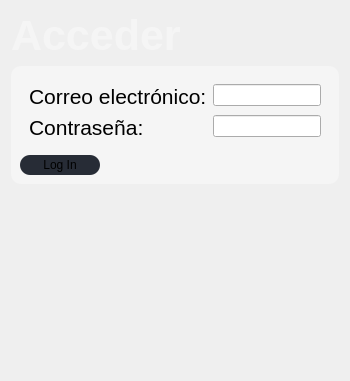
                  <widget class="QWidget" name="page_login">
                   <layout class="QVBoxLayout" name="verticalLayout_10">
                    <item>
                     <widget class="QLabel" name="label_7">
                      <property name="maximumSize">
                       <size>
                        <width>16777215</width>
                        <height>50</height>
                       </size>
                      </property>
                      <property name="font">
                       <font>
                        <family>Segoe UI</family>
                        <pointsize>32</pointsize>
                       </font>
                      </property>
                      <property name="styleSheet">
                       <string notr="true">color: rgb(245,245,245);</string>
                      </property>
                      <property name="text">
                       <string>&lt;html&gt;&lt;head/&gt;&lt;body&gt;&lt;p&gt;&lt;span style=&quot; font-weight:600;&quot;&gt;Acceder&lt;/span&gt;&lt;/p&gt;&lt;/body&gt;&lt;/html&gt;</string>
                      </property>
                      <property name="alignment">
                       <set>Qt::AlignLeading|Qt::AlignLeft|Qt::AlignVCenter</set>
                      </property>
                     </widget>
                    </item>
                    <item>
                     <widget class="QFrame" name="frame_4">
                      <property name="styleSheet">
                       <string notr="true">QFrame {
	background-color: rgb(245,245,245);
	color: rgb(220, 220, 220);
	border-radius: 10px;
}</string>
                      </property>
                      <property name="frameShape">
                       <enum>QFrame::StyledPanel</enum>
                      </property>
                      <property name="frameShadow">
                       <enum>QFrame::Raised</enum>
                      </property>
                      <layout class="QFormLayout" name="formLayout_4">
                       <item row="0" column="0">
                        <widget class="QFrame" name="frame_2">
                         <property name="frameShape">
                          <enum>QFrame::StyledPanel</enum>
                         </property>
                         <property name="frameShadow">
                          <enum>QFrame::Raised</enum>
                         </property>
                         <layout class="QFormLayout" name="formLayout_3">
                          <item row="0" column="0">
                           <widget class="QLabel" name="loginMailLabel">
                            <property name="minimumSize">
                             <size>
                              <width>150</width>
                              <height>0</height>
                             </size>
                            </property>
                            <property name="font">
                             <font>
                              <pointsize>16</pointsize>
                             </font>
                            </property>
                            <property name="styleSheet">
                             <string notr="true">color:rgb(0,0,0);</string>
                            </property>
                            <property name="text">
                             <string>Correo electrónico:</string>
                            </property>
                           </widget>
                          </item>
                          <item row="0" column="1">
                           <widget class="QLineEdit" name="loginMailLineEdit">
                            <property name="maximumSize">
                             <size>
                              <width>130</width>
                              <height>16777215</height>
                             </size>
                            </property>
                            <property name="styleSheet">
                             <string notr="true">color:rgb(0,0,0);</string>
                            </property>
                            <property name="text">
                             <string/>
                            </property>
                           </widget>
                          </item>
                          <item row="1" column="0">
                           <widget class="QLabel" name="loginPassLabel">
                            <property name="minimumSize">
                             <size>
                              <width>150</width>
                              <height>0</height>
                             </size>
                            </property>
                            <property name="font">
                             <font>
                              <pointsize>16</pointsize>
                             </font>
                            </property>
                            <property name="styleSheet">
                             <string notr="true">color:rgb(0,0,0);</string>
                            </property>
                            <property name="text">
                             <string>Contraseña:</string>
                            </property>
                           </widget>
                          </item>
                          <item row="1" column="1">
                           <widget class="QLineEdit" name="loginPassLineEdit">
                            <property name="maximumSize">
                             <size>
                              <width>130</width>
                              <height>16777215</height>
                             </size>
                            </property>
                            <property name="styleSheet">
                             <string notr="true">color:rgb(0,0,0);</string>
                            </property>
                            <property name="inputMethodHints">
                             <set>Qt::ImhNone</set>
                            </property>
                            <property name="text">
                             <string/>
                            </property>
                           </widget>
                          </item>
                         </layout>
                        </widget>
                       </item>
                       <item row="1" column="0">
                        <widget class="QPushButton" name="loginButton">
                         <property name="minimumSize">
                          <size>
                           <width>80</width>
                           <height>20</height>
                          </size>
                         </property>
                         <property name="styleSheet">
                          <string notr="true">QPushButton {
	background-color: rgb(39, 44, 54);
border-radius: 10px;
}
QPushButton:hover {
	background-color: rgb(33, 37, 43);
}
QPushButton:pressed {
	background-color: rgb(255,255,255);
}</string>
                         </property>
                         <property name="text">
                          <string>Log In</string>
                         </property>
                        </widget>
                       </item>
                      </layout>
                     </widget>
                    </item>
                    <item>
                     <widget class="QWidget" name="widget_3" native="true">
                      <property name="minimumSize">
                       <size>
                        <width>0</width>
                        <height>180</height>
                       </size>
                      </property>
                     </widget>
                    </item>
                   </layout>
                  </widget>
